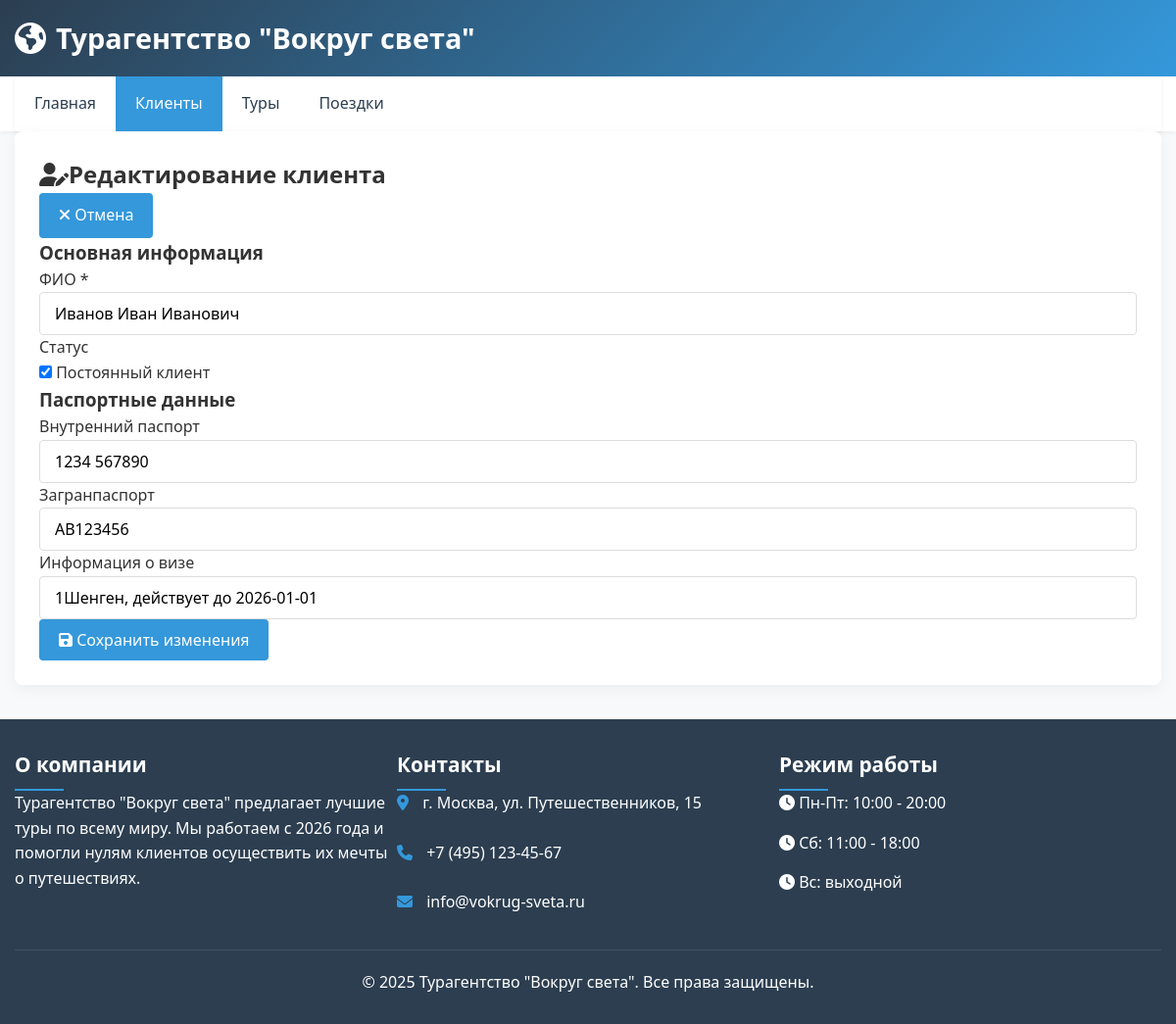
Page /index.php?entity=client&action=edit&id=1 on the committed database.
### tables this page shows
CREATE TABLE `client` (
  `ClientID` int(11) NOT NULL,
  `FullName` varchar(140) DEFAULT NULL,
  `DomesticPassport` varchar(200) DEFAULT NULL,
  `InternationalPassport` varchar(200) DEFAULT NULL,
  `VisaInfo` varchar(200) DEFAULT NULL,
  `IsLoyal` tinyint(1) DEFAULT NULL
);

### controllers/client_controller.php (called while the page is built, shortened)
<?php
$action = $_GET['action'] ?? 'list';
$id = $_GET['id'] ?? 0;
switch ($action) {
    case 'edit':
        $id = (int) $id;
        if ($_SERVER['REQUEST_METHOD'] === 'POST') {
            updateClient($id, $_POST);
            $_SESSION['redirect'] = "index.php?entity=client&action=show&id=$id";
        } else {
            $client = getClientById($id);
            include __DIR__ . '/../views/client/edit.php';
        }
        break;
}

### model.php (called while the page is built, shortened)
<?php
$host = '127.0.0.1';
$user = 'root';
$password = '';
$database = 'travel_agency';
$mysqli = new mysqli($host, $user, $password, $database);
function getClientById($id)
{
    global $mysqli;
    $stmt = $mysqli->prepare("SELECT * FROM client WHERE ClientID = ?");
    $stmt->bind_param("i", $id);
    $stmt->execute();
    return $stmt->get_result()->fetch_assoc();
}
?>

### views/client/edit.php (the view)
<div class="content-card">
    <div class="d-flex justify-content-between align-items-center mb-4">
        <h2><i class="fas fa-user-edit me-2"></i>Редактирование клиента</h2>
        <a href="index.php?entity=client&action=show&id=<?= $client['ClientID'] ?>" class="btn btn-outline-secondary">
            <i class="fas fa-times me-1"></i> Отмена
        </a>
    </div>
    <form method="POST" action="index.php?entity=client&action=edit&id=<?= $client['ClientID'] ?>">
        <div class="card mb-4">
            <div class="card-header bg-primary text-white">
                <h3 class="card-title mb-0">Основная информация</h3>
            </div>
            <div class="card-body">
                <div class="mb-3">
                    <label class="form-label fw-bold">ФИО <span class="text-danger">*</span></label>
                    <input type="text" name="FullName" class="form-control" value="<?= $client['FullName'] ?>" required>
                </div>
                <div class="mb-3">
                    <label class="form-label fw-bold">Статус</label>
                    <div class="form-check form-switch">
                        <input class="form-check-input" type="checkbox" name="IsLoyal" id="isLoyal"
                            <?= $client['IsLoyal'] ? 'checked' : '' ?>>
                        <label class="form-check-label" for="isLoyal">Постоянный клиент</label>
                    </div>
                </div>
            </div>
        </div>
        <div class="card mb-4">
            <div class="card-header bg-info text-white">
                <h3 class="card-title mb-0">Паспортные данные</h3>
            </div>
            <div class="card-body">
                <div class="mb-3">
                    <label class="form-label">Внутренний паспорт</label>
                    <input type="text" name="DomesticPassport" class="form-control"
                        value="<?= $client['DomesticPassport'] ?>">
                </div>
                <div class="mb-3">
                    <label class="form-label">Загранпаспорт</label>
                    <input type="text" name="InternationalPassport" class="form-control"
                        value="<?= $client['InternationalPassport'] ?>">
                </div>
                <div class="mb-3">
                    <label class="form-label">Информация о визе</label>
                    <input type="text" name="VisaInfo" class="form-control" value="<?= $client['VisaInfo'] ?>">
                </div>
            </div>
        </div>
        <div class="d-flex justify-content-end">
            <button type="submit" class="btn btn-warning btn-lg">
                <i class="fas fa-save me-1"></i> Сохранить изменения
            </button>
        </div>
    </form>
</div>

### index.php (style rules this page uses)
:root { --primary: #3498db; --secondary: #2c3e50; --success: #27ae60; --danger: #e74c3c; --light: #ecf0f1; --dark: #2c3e50; --gray: #95a5a6; }
* { margin: 0; padding: 0; box-sizing: border-box; font-family: 'Segoe UI', Tahoma, Geneva, Verdana, sans-serif; }
body { background-color: #f8f9fa; color: #333; line-height: 1.6; }
.content-card { background: white; border-radius: 8px; box-shadow: 0 4px 15px rgba(0, 0, 0, 0.05); padding: 25px; }
.btn { display: inline-block; padding: 10px 20px; background-color: var(--primary); color: white; border: none; border-radius: 4px; cursor: pointer; font-size: 1rem; font-weight: 500; text-decoration: none; transition: background-color 0.3s; }
.form-control { width: 100%; padding: 10px 15px; border: 1px solid #ddd; border-radius: 4px; font-size: 1rem; transition: border-color 0.3s; }

### rows in the picture
client: FullName "Иванов Иван Иванович", IsLoyal "☑", DomesticPassport "1234 567890", InternationalPassport "AB123456", VisaInfo "1Шенген, действует до 2026-01-01"

### other values in the picture
$name "Главная"
$name "Клиенты"
$name "Туры"
$name "Поездки"
